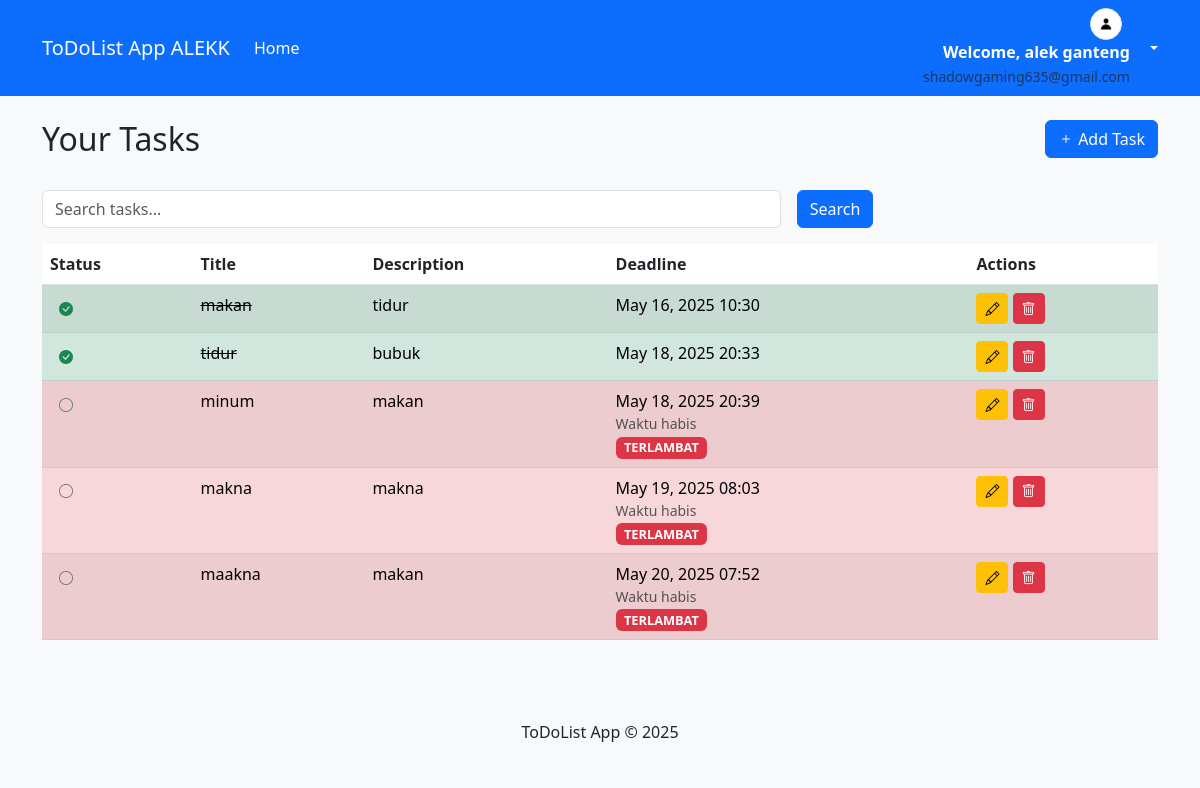
Screenshot of /todolist-app/index.php (signed in) with the database file from the repository.
### tables this page shows
CREATE TABLE `tasks` (
  `id` int(11) NOT NULL,
  `user_id` int(11) NOT NULL,
  `title` varchar(255) NOT NULL,
  `description` text DEFAULT NULL,
  `status` enum('pending','completed') DEFAULT 'pending',
  `deadline` datetime NOT NULL,
  `created_at` timestamp NOT NULL DEFAULT current_timestamp(),
  `is_late` tinyint(1) DEFAULT 0
);

### todolist-app/includes/functions.php (called while the page is built, shortened)
<?php
function getUserTasks($user_id, $pdo, $search = null) {
    $sql = "SELECT * FROM tasks WHERE user_id = :user_id";
    $params = [':user_id' => $user_id];
    $sql .= " ORDER BY deadline ASC";
    $stmt = $pdo->prepare($sql);
    $stmt->execute($params);
    return $stmt->fetchAll(PDO::FETCH_ASSOC);
}
function checkLateTasks($tasks) {
    $now = new DateTime();
    foreach ($tasks as &$task) {
        $deadline = new DateTime($task['deadline']);
    }
    return $tasks;
}
function getProfilePicture($userId) {
    $default = 'assets/images/default-profile.jpg';
    $uploadDir = "uploads/";
    require __DIR__ . '/../config/database.php';
    $stmt = $pdo->prepare("SELECT profile_picture FROM users WHERE id = ?");
    $stmt->execute([$userId]);
    $row = $stmt->fetch(PDO::FETCH_ASSOC);
    if ($row && !empty($row['profile_picture'])) {
        $profilePath = $uploadDir . $row['profile_picture'];
    }
    return $default;
}
?>

### todolist-app/index.php (the view, shortened to what this page needs)
<?php
require_once 'includes/auth.php';
require_once 'includes/functions.php';
$search = isset($_GET['search']) ? $_GET['search'] : null;
$tasks = getUserTasks($_SESSION['user_id'], $pdo, $search);
$tasks = checkLateTasks($tasks);
?>
<?php include 'includes/header.php'; ?>
<div class="row mb-4">
    <div class="col-md-6">
        <h2>Your Tasks</h2>
    </div>
    <div class="col-md-6 text-end">
        <a href="add_task.php" class="btn btn-primary">
            <i class="bi bi-plus"></i> Add Task
        </a>
    </div>
</div>
<div class="row mb-3">
    <div class="col-md-12">
        <form method="GET" class="row g-3">
            <div class="col-md-8">
                <input type="text" class="form-control" name="search" placeholder="Search tasks..." value="<?= htmlspecialchars($search ?? '') ?>">
            </div>
            <div class="col-md-2">
                <button type="submit" class="btn btn-primary">Search</button>
            </div>
            <div class="col-md-2">
            </div>
        </form>
    </div>
</div>
<?php if (empty($tasks)): ?>
    <div class="alert alert-info">No tasks found. Add your first task!</div>
<?php else: ?>
    <div class="table-responsive">
        <table class="table table-striped table-hover">
            <thead>
                <tr>
                    <th>Status</th>
                    <th>Title</th>
                    <th>Description</th>
                    <th>Deadline</th>
                    <th>Actions</th>
                </tr>
            </thead>
            <tbody>
                <?php foreach ($tasks as $task): ?>
                    <tr id="row-<?= $task['id'] ?>" class="<?= $task['is_late'] ? 'table-danger' : ($task['status'] == 'completed' ? 'table-success' : '') ?>">
                        <td>
                            <form action="complete_task.php" method="POST" class="d-inline">
                                <button type="submit" class="btn btn-sm btn-link">
                                    <?php if ($task['status'] == 'completed'): ?>
                                        <span style="color: #198754; font-weight: bold;">
                                            <i class="bi bi-check-circle-fill"></i>
                                        </span>
                                    <?php else: ?>
                                        <span>
                                            <i class="bi bi-circle text-secondary"></i>
                                        </span>
                                    <?php endif; ?>
                                </button>
                            </form>
                        </td>
                        <td>
                            <?php if ($task['status'] == 'completed'): ?>
                                <span style="text-decoration: line-through;"><?= htmlspecialchars($task['title']) ?></span>
                            <?php else: ?>
                                <?= htmlspecialchars($task['title']) ?>
                            <?php endif; ?>
                        </td>
                        <td><?= htmlspecialchars($task['description']) ?></td>
                        <td>
                            <?= date('M j, Y H:i', strtotime($task['deadline'])) ?>
                            <div id="timer-<?= $task['id'] ?>" class="small text-muted"></div>
                            <span id="late-badge-<?= $task['id'] ?>">
                                <?php if ($task['status'] == 'completed'): ?>
                                <?php elseif ($task['is_late']): ?>
                                    <span class="badge bg-danger text-white" style="background-color:#dc3545 !important;">TERLAMBAT</span>
                                <?php endif; ?>
                            </span>
                        </td>
                        <td>
                            <a href="edit_task.php?id=<?= $task['id'] ?>" class="btn btn-sm btn-warning">
                                <i class="bi bi-pencil"></i>
                            </a>
                            <form action="delete_task.php" method="POST" class="d-inline">
                                <button type="submit" class="btn btn-sm btn-danger" onclick="return confirm('Are you sure?')">
                                    <i class="bi bi-trash"></i>
                                </button>
                            </form>
                        </td>
                    </tr>
                <?php endforeach; ?>
            </tbody>
        </table>
    </div>
<?php endif; ?>
<?php include 'includes/footer.php'; ?>

### todolist-app/includes/header.php (shortened to what this page needs)
<?php
require_once __DIR__ . '/functions.php';
?>
<!DOCTYPE html>
<html lang="en">
<head>
    <link href="https://cdn.jsdelivr.net/npm/bootstrap@5.3.0/dist/css/bootstrap.min.css" rel="stylesheet">
    <link rel="stylesheet" href="https://cdn.jsdelivr.net/npm/bootstrap-icons@1.10.0/font/bootstrap-icons.css">
    <link rel="stylesheet" href="assets/css/style.css">
</head>
<body>
    <nav class="navbar navbar-expand-lg navbar-dark bg-primary">
        <div class="container">
            <a class="navbar-brand" href="index.php">ToDoList App ALEKK</a>
            <div class="collapse navbar-collapse" id="navbarNav">
            <ul class="navbar-nav me-auto">
                <li class="nav-item">
                    <a class="nav-link active" href="index.php">Home</a>
                </li>
            </ul>
            <div class="d-flex align-items-center">
                <div class="dropdown">
                    <a href="#" class="d-flex align-items-center text-white text-decoration-none dropdown-toggle" id="dropdownUser" data-bs-toggle="dropdown" aria-expanded="false">
                        <?php if (isset($_SESSION['user_id'])): ?>
                            <div class="me-3 text-end d-none d-sm-block d-flex align-items-center">
                            <img src="<?= htmlspecialchars(getProfilePicture($_SESSION['user_id'])) ?>" class="img-thumbnail rounded-circle me-2" width="32" height="32" alt="Profile">
                                <div>
                                    <div class="fw-bold">Welcome, <?= htmlspecialchars($_SESSION['username'] ?? 'User') ?></div>
                                    <small class="text-muted"><?= htmlspecialchars($_SESSION['email'] ?? '') ?></small>
                                </div>
                            </div>
                        <?php endif; ?>
                    </a>
                </div>
            </div>
        </div>
        </div>
    </nav>
    <div class="container mt-4">

### todolist-app/includes/footer.php (shortened to what this page needs)
</div>
    <footer class="bg-light mt-5 py-3">
        <div class="container text-center">
            <p class="mb-0">ToDoList App &copy; <?= date('Y') ?></p>
        </div>
    </footer>
</body>
</html>

### todolist-app/assets/css/style.css (style rules this page uses)
body { background-color: #f8f9fa; }
.table-danger { background-color: #fff5f5; }
.badge { font-size: 0.8em; }
.btn-link { text-decoration: none; }
.navbar .dropdown-toggle::after { vertical-align: middle; }
.navbar .rounded-circle { object-fit: cover; }

### rows the page displays
tasks: status "completed" (drawn), title "makan", description "tidur", deadline "May 16, 2025 10:30"
tasks: status "completed" (drawn), title "tidur", description "bubuk", deadline "May 18, 2025 20:33"
tasks: status "pending" (drawn), title "minum", description "makan", deadline "May 18, 2025 20:39"
tasks: status "pending" (drawn), title "makna", description "makna", deadline "May 19, 2025 08:03"
tasks: status "pending" (drawn), title "maakna", description "makan", deadline "May 20, 2025 07:52"

### other values shown
$_SESSION['username'] "alek ganteng"
$_SESSION['email'] "shadowgaming635@gmail.com"
